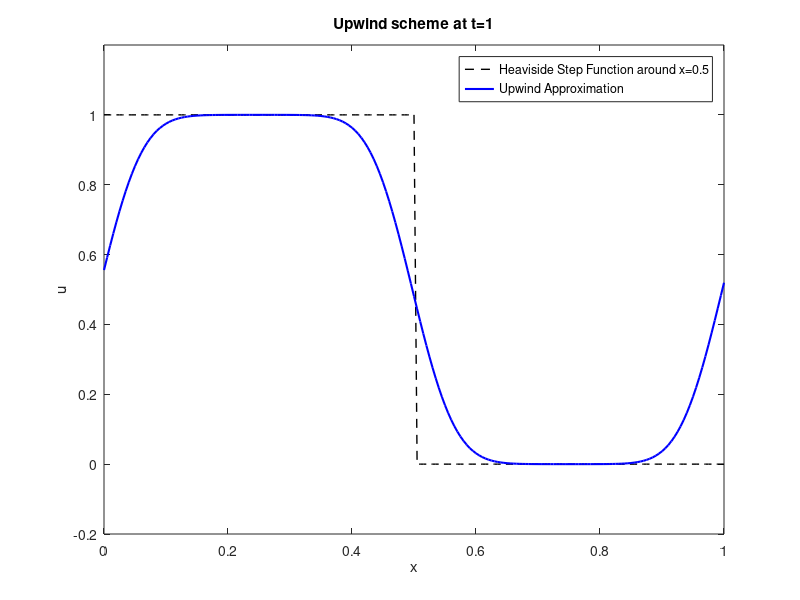
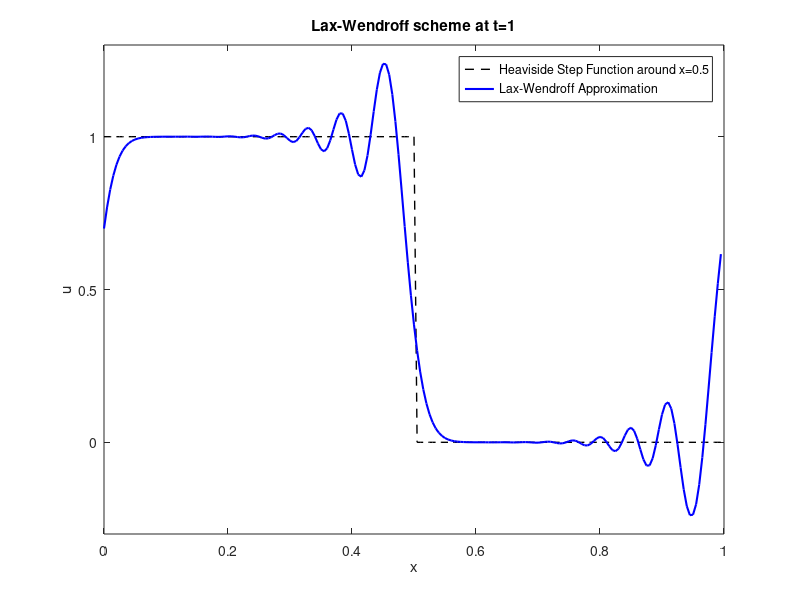

The MATLAB script that drew these images, in order:
clear variables; close all; clc;

% approximate solution curves
% u_t + u_x = 0
% u0(x) = {1, x<= 0.5; 0, x>0.5}
% tf = 1, 201 gridpoints, 500 timesteps

Nx = 200; % N intervals, N+1 points
Nt = 500;
t0 = 0; tf = 1;
x0 = 0; xf = 1;

u0 = @(x) (x-0.5)<=0; % Heaviside step function about x=0.5

xvals = linspace(x0, xf, Nx + 1)'; 
tvals = linspace(t0, tf, Nt)'; % assume stability conditions are met
dx = xvals(2) - xvals(1);
dt = tvals(2) - tvals(1);

%% UPWIND SCHEME
Dx = gallery('tridiag', Nx + 1, -1, 1, 0);
Dx(1, end) = -1; % period BC

u = u0(xvals); % initial condition

for n = 2:numel(tvals)
    u = u - (dt/dx)*(Dx*u);
end

figure(1); clf;
plot(xvals, u0(xvals), 'black--', 'LineWidth', 1); hold on;
plot(xvals, u, 'b-', 'LineWidth', 1.5);
ylim([-0.2, 1.2]);
title('Upwind scheme at t=1'); xlabel('x'); ylabel('u');
legend('Heaviside Step Function around x=0.5', 'Upwind Approximation');

%% LAX-WENDROFF
Dx = gallery('tridiag', Nx, -1, 0, 1);
Dx(1, end) = -1; Dx(end, 1) = 1; % periodic BCs

Dxx = gallery('tridiag', Nx, 1, -2, 1);
Dxx(1, end) = 1; Dxx(end, 1) = 1; % periodic BCs

xvals = xvals(1:end-1);
u = u0(xvals); % initial condition

for n = 2:numel(tvals)
    u = u - (dt/(2*dx))*(Dx*u) + (dt^2/(2*dx^2))*(Dxx*u); % Lax-Wendroff
end

figure(2); clf;
plot(xvals, u0(xvals), 'black--', 'LineWidth', 1); hold on;
plot(xvals, u, 'b-', 'LineWidth', 1.5);
ylim([-0.3, 1.3]);
title('Lax-Wendroff scheme at t=1'); xlabel('x'); ylabel('u');
legend('Heaviside Step Function around x=0.5', 'Lax-Wendroff Approximation');








